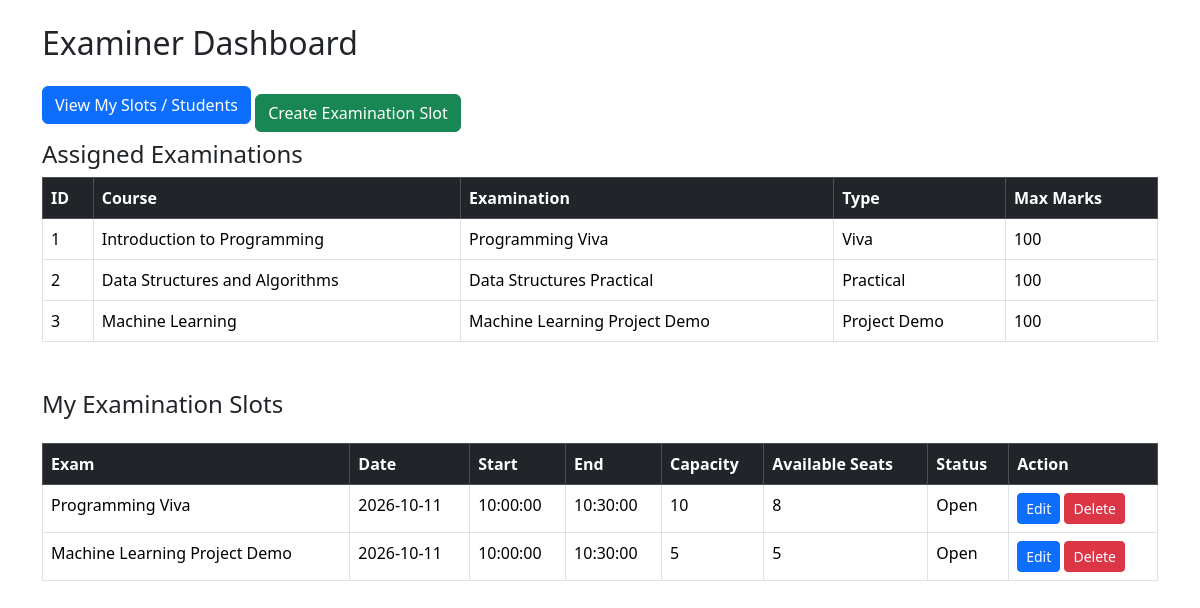
The page /examiner/dashboard (signed in) on the database its author committed.
### models.py (models this page shows)
class Examination(db.Model):
    __tablename__ = "examinations"
    id = db.Column(db.Integer, primary_key=True)
    course_id = db.Column(db.Integer, db.ForeignKey("courses.id"), nullable=False)
    examiner_id = db.Column(db.Integer, db.ForeignKey("users.id"), nullable=True)
    name = db.Column(db.String(100), nullable=False)
    exam_type = db.Column(db.String(30))
    duration = db.Column(db.Integer)
    max_marks = db.Column(db.Integer)
    slot_creation_start = db.Column(db.Date)
    slot_creation_end = db.Column(db.Date)
    booking_start = db.Column(db.Date)
    booking_end = db.Column(db.Date)
    status = db.Column(db.String(30))
    examiner = db.relationship(
        "User",
        foreign_keys=[examiner_id],
        backref="assigned_examinations"
    )
    course = db.relationship(
        "Course",
        backref="examinations"
    )

class Course(db.Model):
    __tablename__ = "courses"
    id = db.Column(db.Integer, primary_key=True)
    code = db.Column(db.String(20), unique=True, nullable=False)
    name = db.Column(db.String(100), nullable=False)
    description = db.Column(db.Text)
    status = db.Column(db.String(20), default="Active")

class ExaminationSlot(db.Model):
    __tablename__ = "slots"
    id = db.Column(db.Integer, primary_key=True)
    examination_id = db.Column(db.Integer, db.ForeignKey("examinations.id"), nullable=False)
    examiner_id = db.Column(db.Integer, db.ForeignKey("users.id"), nullable=False)
    date = db.Column(db.Date)
    start_time = db.Column(db.Time)
    end_time = db.Column(db.Time)
    capacity = db.Column(db.Integer)
    available_seats = db.Column(db.Integer)
    status = db.Column(db.String(30), default="Available")
    examination = db.relationship(
        "Examination",
        backref="slots"
    )
    examiner = db.relationship(
        "User",
        foreign_keys=[examiner_id],
        backref="examiner_slots"
    )

### app.py (the view)
@app.route("/examiner/dashboard")
@login_required
def examiner_dashboard():
    if current_user.role != 'examiner':
        return redirect(url_for("login"))
    examinations = Examination.query.filter_by(examiner_id=current_user.id).all()
    slots = ExaminationSlot.query.filter_by(examiner_id=current_user.id).all()
    return render_template("examiner/dashboard.html", examinations=examinations, slots=slots)

### app.py (called while the page is built)
@login_manager.user_loader
def load_user(user_id):
    return db.session.get(User, int(user_id))

### templates/examiner/dashboard.html (shortened to what this page needs)
<!DOCTYPE html>
<html>
<head>
    <link href="https://cdn.jsdelivr.net/npm/bootstrap@5.3.3/dist/css/bootstrap.min.css" rel="stylesheet">
</head>
<body>
    <div class="container mt-4">
        <h2 class="mb-4">Examiner Dashboard</h2>
        <a href="{{ url_for('examiner_slots') }}" class="btn btn-primary mb-3">
            View My Slots / Students
        </a>
        <a href="{{ url_for('create_exam_slot') }}" class="btn btn-success">
            Create Examination Slot
        </a>
        <h4>Assigned Examinations</h4>
        <table class="table table-bordered table-hover">
            <thead class="table-dark">
                <tr>
                    <th>ID</th>
                    <th>Course</th>
                    <th>Examination</th>
                    <th>Type</th>
                    <th>Max Marks</th>
                </tr>
            </thead>
            <tbody>
                {% for exam in examinations %}
                <tr>
                    <td>{{ exam.id }}</td>
                    <td>{{ exam.course.name }}</td>
                    <td>{{ exam.name }}</td>
                    <td>{{ exam.exam_type }}</td>
                    <td>{{ exam.max_marks }}</td>
                </tr>
                {% else %}
                <tr>
                    <td colspan="5" class="text-center">
                        No examinations assigned.
                    </td>
                </tr>
                {% endfor %}
            </tbody>
        </table>
        <div class="d-flex justify-content-between align-items-center mt-5 mb-3">
            <h4>My Examination Slots</h4>
        </div>
        <table class="table table-bordered table-hover">
            <thead class="table-dark">
                <tr>
                    <th>Exam</th>
                    <th>Date</th>
                    <th>Start</th>
                    <th>End</th>
                    <th>Capacity</th>
                    <th>Available Seats</th>
                    <th>Status</th>
                    <th>Action</th>
                </tr>
            </thead>
            <tbody>
                {% for slot in slots %}
                <tr>
                    <td>{{ slot.examination.name }}</td>
                    <td>{{ slot.date }}</td>
                    <td>{{ slot.start_time }}</td>
                    <td>{{ slot.end_time }}</td>
                    <td>{{ slot.capacity }}</td>
                    <td>{{ slot.available_seats }}</td>
                    <td>{{ slot.status }}</td>
                    <td>
                        <a href="{{ url_for('edit_slot', id=slot.id) }}" class="btn btn-primary btn-sm">
                            Edit
                        </a>
                        <form action="{{ url_for('delete_slot', id=slot.id) }}" method="POST" style="display: inline;"
                            onsubmit="return confirm('Delete this slot?')">
                            <button type="submit" class="btn btn-danger btn-sm">Delete</button>
                        </form>
                    </td>
                </tr>
                {% else %}
                <tr>
                    <td colspan="8" class="text-center">
                        No slots created.
                    </td>
                </tr>
                {% endfor %}
            </tbody>
        </table>
    </div>
</body>
</html>

### rows shown on the page
Examination: id "1", course.name "Introduction to Programming", name "Programming Viva", exam_type "Viva", max_marks "100"
Examination: id "2", course.name "Data Structures and Algorithms", name "Data Structures Practical", exam_type "Practical", max_marks "100"
Examination: id "3", course.name "Machine Learning", name "Machine Learning Project Demo", exam_type "Project Demo", max_marks "100"
ExaminationSlot: examination.name "Programming Viva", date "2026-10-11", start_time "10:00:00", end_time "10:30:00", capacity "10", available_seats "8", status "Open"
ExaminationSlot: examination.name "Machine Learning Project Demo", date "2026-10-11", start_time "10:00:00", end_time "10:30:00", capacity "5", available_seats "5", status "Open"
